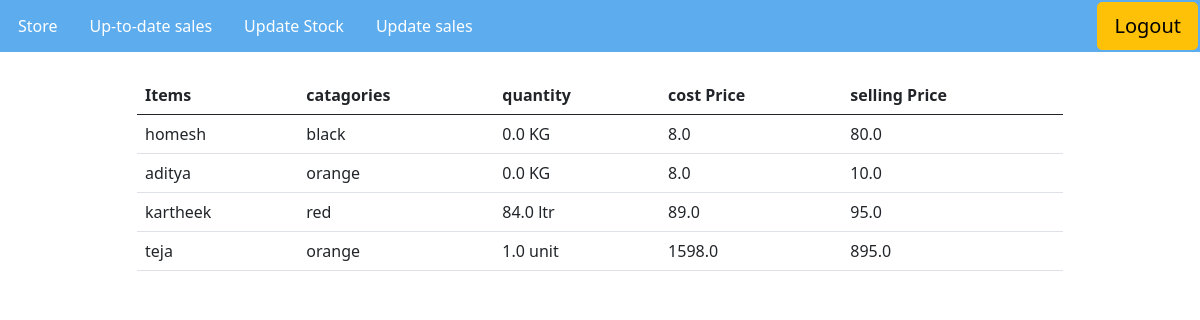
Before: /home/ (signed in) with the older database file.
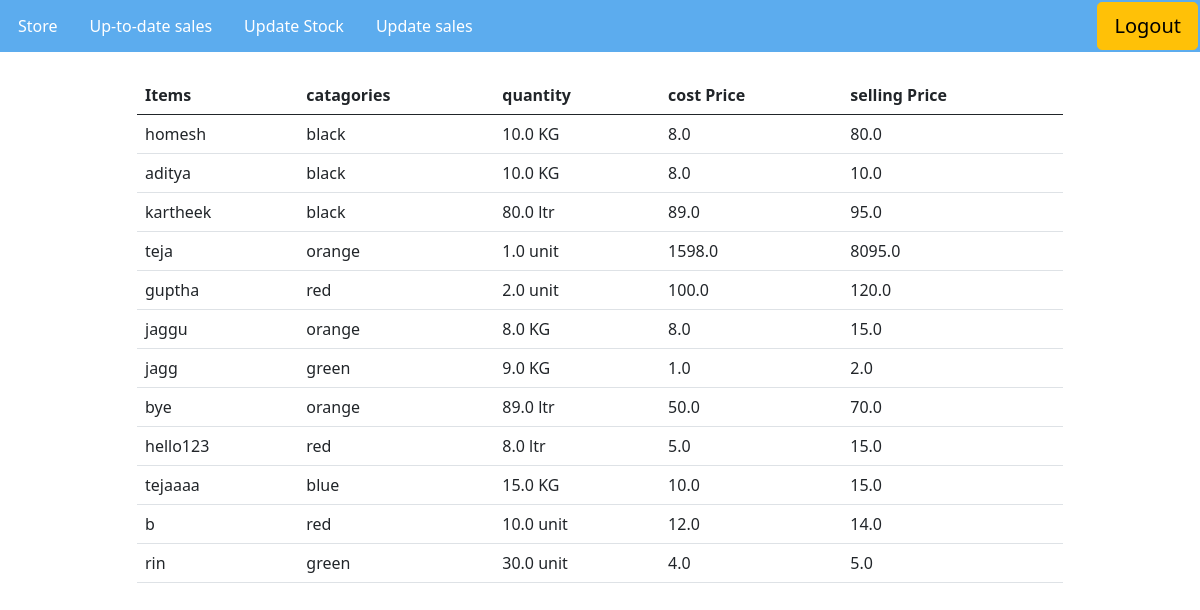
After: the same page with the newer database file.
### store/models.py (models this page shows, shortened)
class AddStore(models.Model):
    item = models.OneToOneField(Store, on_delete=models.CASCADE, primary_key=True)
    quantityNo = models.FloatField(validators=[MinValueValidator(0.0)])
    quantityUnit = models.CharField(max_length=6, choices=unit_choices, default='green')
    costPrice = models.FloatField(validators=[MinValueValidator(0.0)])
    sellingPrice = models.FloatField(validators=[MinValueValidator(0.0)])

class Store(models.Model):
    catagories = models.CharField(max_length=6, choices=catagories_choices, default='green')
    item_name = models.CharField(max_length = 50, primary_key=True)

### store/views.py (the view)
# urls.py: 2. Add a URL to urlpatterns:  path('', views.home, name='home')
@login_required
def home(request):
    addstore = AddStore.objects.all()
    if request.user.is_superuser:
        return render(request, 'store/home.html', { 'addstore': addstore, 'admin': True})
    else:
        return render(request, 'store/home.html', { 'addstore': addstore, 'admin': False})

### store/templates/store/home.html (shortened to what this page needs)
{% if admin %}
    {% include "store/baseadmin.html" %}
{% else %}
    {% include  "store/base.html" %}
{% endif %}
{% block content %}
<div class="container" style="margin-top: 2%;">
    <div class="row">
        <div class="col-10 offset-1">
            <table class="table">
                <thead>
                    <tr>
                      <th scope="col">Items</th>
                      <th scope="col">catagories</th>
                      <th scope="col">quantity</th>
                      <th scope="col">cost Price</th>
                      <th scope="col">selling Price</th>
                    </tr>
                  </thead>
                  <tbody>
                    {% for i in addstore %}
                        <tr>
                            <td>{{i.item.item_name}}</td>
                            <td>{{i.item.catagories}}</td>
                            <td>{{i.quantityNo}} {{i.quantityUnit}}</td>
                            <td>{{i.costPrice}}</td>
                            <td>{{i.sellingPrice}}</td>
                        </tr>
                    {% endfor %}
                </tbody>
            </table>
        </div>
    </div>
</div>
{% endblock content %}

### store/templates/store/baseadmin.html (shortened to what this page needs)
<link href="https://cdn.jsdelivr.net/npm/bootstrap@5.0.0-beta1/dist/css/bootstrap.min.css" rel="stylesheet">
<div class="container-fluid" style="padding: 0% !important;">
    <ul>
        <li><a href="/home">Store</a></li>
        <li><a href="/sale">Up-to-date sales</a></li>
        <li><a href="/stock">Update Stock</a></li>
        <li><a href="/updatesale">Update sales</a></li>
        <li style="float:right;">
            <form method="POST" action="{% url 'logout'%}">
            <button class="btn btn-warning btn-lg" type='submit'>Logout</button>
            </form>
        </li>
      </ul>
</div>

### store/templates/store/baseadmin.html (style rules this page uses)
ul { list-style-type: none; margin: 0; padding: 2px; overflow: hidden; background-color: #5CACEE; height: 52px; }
li { float: left; }
li a { display: block; color: white; text-align: center; padding: 12px 16px; text-decoration: none; }

Changed rows visible on the page:
changed AddStore "homesh": quantityNo "0.0" → "10.0"
changed AddStore "aditya": item.catagories "orange" → "black"; quantityNo "0.0" → "10.0"
changed AddStore "kartheek": item.catagories "red" → "black"; quantityNo "84.0" → "80.0"
changed AddStore "teja": sellingPrice "895.0" → "8095.0"
added AddStore: item.item_name "guptha", item.catagories "red", quantityNo "2.0", quantityUnit "unit", costPrice "100.0", sellingPrice "120.0"
added AddStore: item.item_name "jaggu", item.catagories "orange", quantityNo "8.0", quantityUnit "KG", costPrice "8.0", sellingPrice "15.0"
added AddStore: item.item_name "jagg", item.catagories "green", quantityNo "9.0", quantityUnit "KG", costPrice "1.0", sellingPrice "2.0"
added AddStore: item.item_name "bye", item.catagories "orange", quantityNo "89.0", quantityUnit "ltr", costPrice "50.0", sellingPrice "70.0"
added AddStore: item.item_name "hello123", item.catagories "red", quantityNo "8.0", quantityUnit "ltr", costPrice "5.0", sellingPrice "15.0"
added AddStore: item.item_name "tejaaaa", item.catagories "blue", quantityNo "15.0", quantityUnit "KG", costPrice "10.0", sellingPrice "15.0"
added AddStore: item.item_name "b", item.catagories "red", quantityNo "10.0", quantityUnit "unit", costPrice "12.0", sellingPrice "14.0"
added AddStore: item.item_name "rin", item.catagories "green", quantityNo "30.0", quantityUnit "unit", costPrice "4.0", sellingPrice "5.0"
